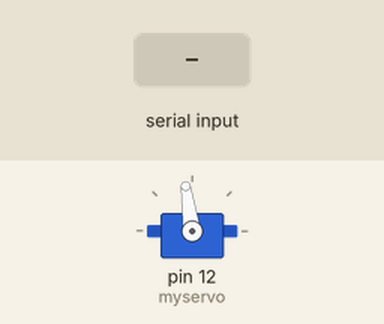
Simulated run of this sketch. Board: Arduino Uno, built with avr-gcc and run on an emulated ATmega328P. Shown: servo. The test bench sets the inputs (shaded band). What the sketch prints to the serial monitor is not drawn.

Above: at 2.7 s.
2.8 s: "1" received over the second serial link
At 4.2 s:
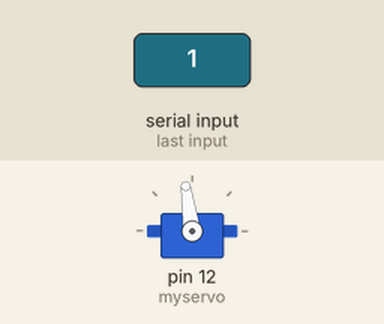
5.8 s: "0" received over the second serial link
At 6.3 s:
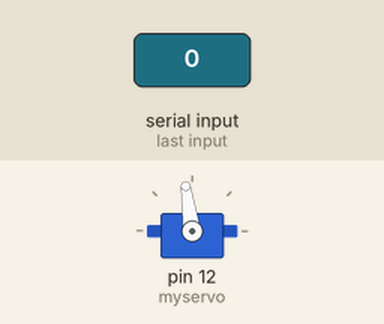
Timing chart, 0 to 8.8 s (numbered marks = the images above; inputs shaded):
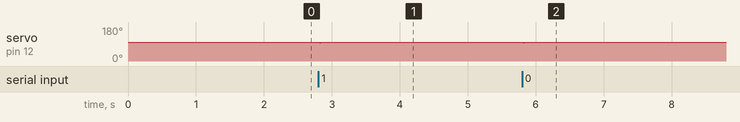

The sketch:

cartest3.2.ino
```cpp
#include <SoftwareSerial.h>
#include <PID_v1.h>

//Stuff for PID

double Setpoint, Input, Output;


double Kp=2, Ki=5, Kd=1;
PID myPID(&Input, &Output, &Setpoint, Kp, Ki, Kd, DIRECT);

//pins in use by the ultrasonic sensors
// 2 3  Forward
// 4 5  Right
// 6 7  left

#include <Servo.h>
SoftwareSerial comBus(8, 9); // RX, TX

Servo myservo;

const short int serialAdress = 2;

const int servoPin = 9;

// defines variables
long duration;  // variable for the duration of sound wave travel
int distance;   // variable for the distance measurement
bool turningRight = false;

int targetAngle = 0;

int ultrasonicWait = 20;

void setup() {
delay(1000);
  //These are for the ultrasonic sensors
  pinMode(2, OUTPUT);   //trig
  pinMode(3, INPUT);    //echo
  pinMode(4, OUTPUT);   //trig
  pinMode(5, INPUT);    //echo
  pinMode(6, OUTPUT);   //trig
  pinMode(7, INPUT);    //echo
  pinMode(10, OUTPUT);  //trig
  pinMode(11, INPUT);   //echo


  comBus.begin(57600);
  Serial.begin(9600);  // // Serial Communication is starting with 9600 of baudrate speed
  delay(500);
  Serial.println("Ultrasonic Sensor HC-SR04 Test");  // print some text in Serial Monitor
  Serial.println("with Arduino UNO R3");
  myservo.attach(12);  // attaches the servo on pin 9 to the servo object
  myservo.write(98);
}


void loop() {
  // First turn, does not know what direction

  //bool turningRight = firstTurn();

  //turn(turningRight);

  //measure()

  Serial.println("Checking");
 steer();
}


void steer(){

   int angle= checkGyro();


  Serial.print(angle);


  int angleDiff = targetAngle+angle;
 Serial.print("\t");
 int maxSteering = 20;
if(angleDiff > maxSteering){
  angleDiff = maxSteering;
}else if (angleDiff < -maxSteering){
  angleDiff = -maxSteering;
}

  int steeringAngle = angleDiff*2 +98;
   Serial.println(steeringAngle);
myservo.write(steeringAngle);


}

void sendInt(int sendInt){
  byte b1 = sendInt>>8;
  byte b2 = sendInt;
  comBus.write(b1);
  comBus.write(b2);

}
int recieveInt() {
  byte b1 = comBus.read();
  byte b2 = comBus.read();

  int returnInt = b1;

  returnInt = returnInt << 8;
  returnInt += b2;

  return returnInt;
}

int checkSerial() {

  if (comBus.available() > 0) {
    String dataPackets = "";

    dataPackets = "";

    //dataPackets = "<3><120>";
    int address = comBus.read();
   // Serial.println(address);
    int code = recieveInt();

    if (address == serialAdress) {
      //Serial.println(code);
      return code;
    }
  }


}

int checkGyro(){
digitalWrite(13, HIGH);
  comBus.write(1);  //This must be between 0 and 255

  int checkCode = 0;

  sendInt(checkCode);

  digitalWrite(13,LOW);
  int counter = 0;
  boolean exitLoop = false;
  while(!comBus.available() && exitLoop){
      delay(1);
      counter++;
    if(counter == 300){
      exitLoop = true;
    }


  }
  //Serial.println("Found");
  //digitalWrite(13,HIGH);
  return checkSerial();
  //delay(50);
 // digitalWrite(13, LOW);

}


void turn(bool turningRight) {

  if (turningRight) {

    myservo.write(128);
  } else {
    myservo.write(68);
  }

  delay(2800);
  myservo.write(98);
}

void measure() {

  myservo.write(98);
  int distanceToLeftOld = -1;
  int distanceToRightOld = -1;
  //Look for turn
  bool breakWhile = false;
  int counter = 0;
  distanceToLeftOld = -1;
  distanceToRightOld = -1;
  while (!breakWhile) {

    int distanceToLeft = getDistanceLeft();
    delay(ultrasonicWait);
    int distanceToRight = getDistanceRight();
    delay(ultrasonicWait);
    int distanceBackRight = getDistanceBackRight();
    delay(ultrasonicWait);
    int estAngle = getAngle(distanceToRight, distanceBackRight);

    Serial.print("LEFT - ");
    Serial.priMnt(distanceToLeft);
    Serial.print(" | ");
    Serial.print(distanceToLeftOld);


    Serial.print("    RIGHT - ");
    Serial.print(distanceToRight);
    Serial.print(" | ");
    Serial.print(distanceToRightOld);


    Serial.print("    RIGHT Back - ");
    Serial.print(distanceBackRight);


    Serial.println("");
    // first corner

    if (distanceToLeftOld == -1 || distanceToRightOld == -1 || distanceToLeftOld == 0 || distanceToRightOld == 0) {
      distanceToLeftOld = distanceToLeft;
      distanceToRightOld = distanceToRight;
    }


    if (distanceToLeftOld < (distanceToLeft - 10) && distanceToLeft != 0) {
      turningRight = false;
      counter++;

      Serial.println("LEFT Counter");
    } else if (distanceToRightOld < distanceToRight - 10 && distanceToRight != 0) {
      turningRight = true;
      Serial.println("RIGHT Counter");
      counter++;
    } else {
      distanceToLeftOld = distanceToLeft;
      distanceToRightOld = distanceToRight;
      counter = 0;
      Serial.println("RESET Counter");
    }

    if (counter > 1) {
      if (turningRight) {
        targetAngle += 90;
        Serial.println("Turning RIGHT");
      } else {
        targetAngle += -90;
        Serial.println("Turning LEFT");
      }
      counter = 0;
      breakWhile = true;
      distanceToLeftOld = -1;
    }
  }
}

bool firstTurn() {
  myservo.write(98);
  int distanceToLeftOld = -1;
  int distanceToRightOld = -1;
  //Look for turn
  bool breakWhile = false;
  int counter = 0;
  distanceToLeftOld = -1;
  distanceToRightOld = -1;
  while (!breakWhile) {

    int distanceToLeft = getDistanceLeft();
    delay(ultrasonicWait);
    int distanceToRight = getDistanceRight();
    delay(ultrasonicWait);
    int distanceBackRight = getDistanceBackRight();
    delay(ultrasonicWait);
    int estAngle = getAngle(distanceToRight, distanceBackRight);

    Serial.print("LEFT - ");
    Serial.print(distanceToLeft);
    Serial.print(" | ");
    Serial.print(distanceToLeftOld);


    Serial.print("    RIGHT - ");
    Serial.print(distanceToRight);
    Serial.print(" | ");
    Serial.print(distanceToRightOld);


    Serial.print("    RIGHT Back - ");
    Serial.print(distanceBackRight);


    Serial.println("");
    // first corner

    if (distanceToLeftOld == -1 || distanceToRightOld == -1 || distanceToLeftOld == 0 || distanceToRightOld == 0) {
      distanceToLeftOld = distanceToLeft;
      distanceToRightOld = distanceToRight;
    }

    if (distanceToLeftOld < (distanceToLeft - 10) && distanceToLeft != 0) {
      turningRight = false;
      counter++;

      Serial.println("LEFT Counter");
    } else if (distanceToRightOld < distanceToRight - 10 && distanceToRight != 0) {
      turningRight = true;
      Serial.println("RIGHT Counter");
      counter++;
    } else {
      distanceToLeftOld = distanceToLeft;
      distanceToRightOld = distanceToRight;
      counter = 0;
      Serial.println("RESET Counter");
    }

    if (counter > 1) {
      if (turningRight) {
        targetAngle += 90;
        Serial.println("Turning RIGHT");
      } else {
        targetAngle += -90;
        Serial.println("Turning LEFT");
      }
      counter = 0;
      breakWhile = true;
      distanceToLeftOld = -1;
    }
    return turningRight;
  }
}


int getAngle(int front, int back) {

  if (back == front) {
    myservo.write(98);

  } else if (back - 1 > front) {
    myservo.write(68);

  } else if (back < front - 1) {
    myservo.write(128);
  }
}


int getDistanceForward() {
  digitalWrite(2, LOW);
  delayMicroseconds(2);
  // Sets the trigPin HIGH (ACTIVE) for 10 microseconds
  digitalWrite(2, HIGH);
  delayMicroseconds(10);
  digitalWrite(2, LOW);
  // Reads the echoPin, returns the sound wave travel time in microseconds
  duration = pulseIn(3, HIGH, 250000);
  // Calculating the distance
  distance = duration * 0.034 / 2;  // Speed of sound wave divided by 2 (go and back)
                                    // Displays the distance on the Serial Monitor
  if (distance > 2000) {
    return 200;
  } else {
    return distance;
  }
}

int getDistanceRight() {
  digitalWrite(4, LOW);
  delayMicroseconds(2);
  // Sets the trigPin HIGH (ACTIVE) for 10 microseconds
  digitalWrite(4, HIGH);
  delayMicroseconds(10);
  digitalWrite(4, LOW);
  // Reads the echoPin, returns the sound wave travel time in microseconds
  duration = pulseIn(5, HIGH, 250000);
  // Calculating the distance
  distance = duration * 0.034 / 2;  // Speed of sound wave divided by 2 (go and back)
  // Displays the distance on the Serial Monitor
  if (distance > 2000) {
    return 200;
  } else {
    return distance;
  }
}

int getDistanceLeft() {
  digitalWrite(6, LOW);
  delayMicroseconds(2);
  // Sets the trigPin HIGH (ACTIVE) for 10 microseconds
  digitalWrite(6, HIGH);
  delayMicroseconds(10);
  digitalWrite(6, LOW);
  // Reads the echoPin, returns the sound wave travel time in microseconds
  duration = pulseIn(7, HIGH, 250000);
  // Calculating the distance
  distance = duration * 0.034 / 2;  // Speed of sound wave divided by 2 (go and back)
                                    // Displays the distance on the Serial Monitor

  if (distance > 2000) {
    return 200;
  } else {
    return distance;
  }
}

int getDistanceBackRight() {
  digitalWrite(10, LOW);
  delayMicroseconds(2);
  // Sets the trigPin HIGH (ACTIVE) for 10 microseconds
  digitalWrite(10, HIGH);
  delayMicroseconds(10);
  digitalWrite(10, LOW);
  // Reads the echoPin, returns the sound wave travel time in microseconds
  duration = pulseIn(11, HIGH, 250000);
  // Calculating the distance
  distance = duration * 0.034 / 2;  // Speed of sound wave divided by 2 (go and back)
                                    // Displays the distance on the Serial Monitor

  if (distance > 2000) {
    return 200;
  } else {
    return distance;
  }
}
```

Measured:
- after the input at 2.8 s, servo on pin 12 (myservo): 98° → 96° at once, → 98° 0.02 s later
- after the input at 5.8 s, servo on pin 12 (myservo): 98° → 96° at once, → 98° 0.02 s later
